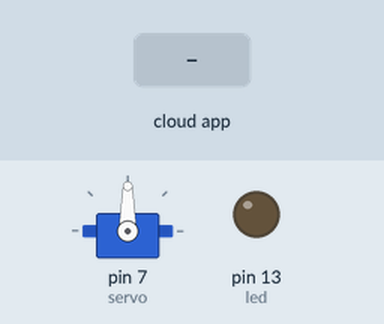
The sketch below on a simulated Arduino Uno, built with avr-gcc and run on an emulated ATmega328P. On the bench: servo, output pins drawn as LEDs (lit = HIGH). Inputs (shaded band) come from the test bench. The ROS host is connected and sends only what is stated.

Above: at 1.2 s.
1.3 s: the phone or cloud app sets servo to 0
At 1.8 s:
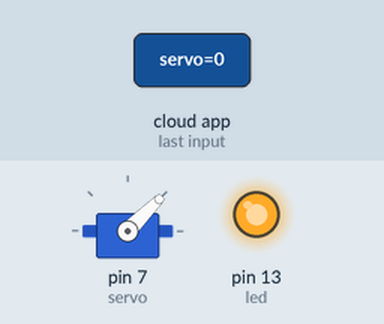
2.8 s: the phone or cloud app sets servo to 45
At 4.0 s:
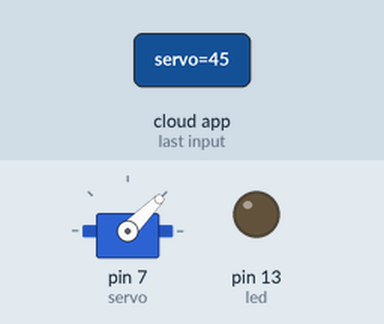
4.3 s: the phone or cloud app sets servo to 90
At 5.3 s:
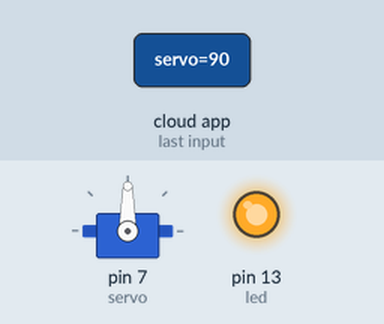
5.8 s: the phone or cloud app sets servo to 180
At 6.4 s:
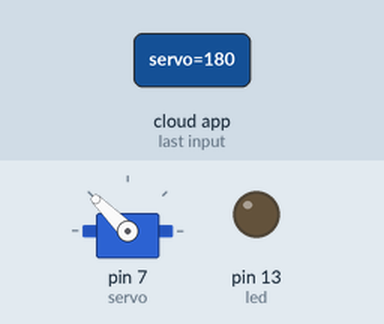
7.3 s: the phone or cloud app sets servo to 180
At 8.7 s:
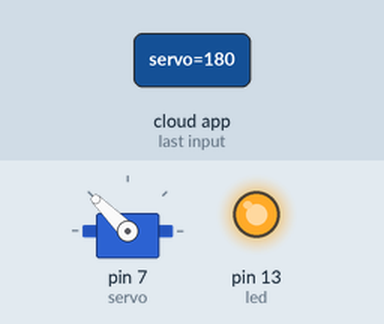
Timing chart, 0 to 9.8 s (numbered marks = the images above; inputs shaded):
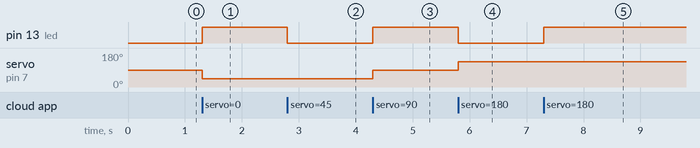

Measured:
- after the input at 1.3 s, pin 13 (led): LOW → HIGH at once; servo on pin 7 (servo): 90° → 45° at once
- after the input at 2.8 s, pin 13 (led): HIGH → LOW at once
- after the input at 4.3 s, pin 13 (led): LOW → HIGH at once; servo on pin 7 (servo): 45° → 90° at once
- after the input at 5.8 s, pin 13 (led): HIGH → LOW at once; servo on pin 7 (servo): 90° → 135° at once
- after the input at 7.3 s, pin 13 (led): LOW → HIGH at once

The sketch:

Steering.ino
```cpp
/*
 * rosserial Servo Control Example
 *
 * This sketch demonstrates the control of hobby R/C servos
 * using ROS and the arduiono
 *
 * For the full tutorial write up, visit
 * www.ros.org/wiki/rosserial_arduino_demos
 *
 * For more information on the Arduino Servo Library
 * Checkout :
 * http://www.arduino.cc/en/Reference/Servo
 */

#define MIN_STEER (45)
#define MAX_STEER (135)

#if defined(ARDUINO) && ARDUINO >= 100
   #include "Arduino.h"
 #else
   #include <WProgram.h>
 #endif

   #include <Servo.h>
   #include <ros.h>
   #include <std_msgs/UInt16.h>
   ros::NodeHandle  nh;
 Servo servo;

  void servo_cb( const std_msgs::UInt16& cmd_msg){
    int value=constrain(cmd_msg.data,MIN_STEER,MAX_STEER);
    servo.write(value); //set servo angle, should be from 0-180
    digitalWrite(13, HIGH-digitalRead(13));  //toggle led
  }
  ros::Subscriber<std_msgs::UInt16> sub("servo", servo_cb);
  void setup(){
    pinMode(13, OUTPUT);
    nh.initNode();
    nh.subscribe(sub);
    servo.attach(7); //attach it to pin 9
  }
  void loop(){
    nh.spinOnce();
    delay(1);
  }
```
